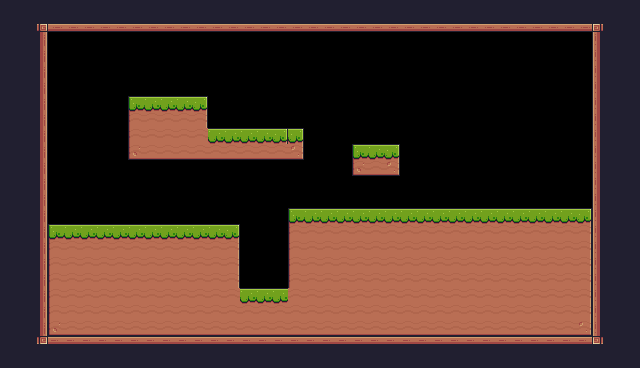

A level layout from a 2D game, rendered from its tile map. Below: a short description, then the map file with its tile-grid data intact:
An orthogonal 40x23 tile map with 16x16 px tiles, 1 tile layer (Background) and 16 objects (3x Fruit, Player, Checkpoint, Enemy).

<map version="1.10" tiledversion="1.11.2" orientation="orthogonal" renderorder="right-down" width="40" height="23" tilewidth="16" tileheight="16" infinite="0" nextlayerid="4" nextobjectid="18">
 <tileset firstgid="1" source="Pixel Adventure.tsx" />
 <layer id="1" name="Background" width="40" height="23" locked="1">
  <data encoding="csv">
112,112,112,112,112,112,112,112,112,112,112,112,112,112,112,112,112,112,112,112,112,112,112,112,112,112,112,112,112,112,112,112,112,112,112,112,112,112,112,112,
112,112,92,134,134,134,134,134,134,134,134,134,134,134,134,134,134,134,134,134,134,134,134,134,134,134,134,134,134,134,134,134,134,134,134,134,134,2147483740,112,112,
112,112,113,0,0,0,0,0,0,0,0,0,0,0,0,0,0,0,0,0,0,0,0,0,0,0,0,0,0,0,0,0,0,0,0,0,0,111,112,112,
112,112,113,0,0,0,0,0,0,0,0,0,0,0,0,0,0,0,0,0,0,0,0,0,0,0,0,0,0,0,0,0,0,0,0,0,0,111,112,112,
112,112,113,0,0,0,0,0,0,0,0,0,0,0,0,0,0,0,0,0,0,0,0,0,0,0,0,0,0,0,0,0,0,0,0,0,0,111,112,112,
112,112,113,0,0,0,0,0,0,0,0,0,0,0,0,0,0,0,0,0,0,0,0,0,0,0,0,0,0,0,0,0,0,0,0,0,0,111,112,112,
112,112,113,0,0,0,0,0,7,8,8,8,9,0,0,0,0,0,0,0,0,0,0,0,0,0,0,0,0,0,0,0,0,0,0,0,0,111,112,112,
112,112,113,0,0,0,0,0,29,30,30,30,31,0,0,0,0,0,0,0,0,0,0,0,0,0,0,0,0,0,0,0,0,0,0,0,0,111,112,112,
112,112,113,0,0,0,0,0,29,30,30,30,30,8,8,8,8,9,9,0,0,0,0,0,0,0,0,0,0,0,0,0,0,0,0,0,0,111,112,112,
112,112,113,0,0,0,0,0,51,52,52,52,52,52,52,52,52,52,53,0,0,0,7,8,9,0,0,0,0,0,0,0,0,0,0,0,0,111,112,112,
112,112,113,0,0,0,0,0,0,0,0,0,0,0,0,0,0,0,0,0,0,0,51,52,53,0,0,0,0,0,0,0,0,0,0,0,0,111,112,112,
112,112,113,0,0,0,0,0,0,0,0,0,0,0,0,0,0,0,0,0,0,0,0,0,0,0,0,0,0,0,0,0,0,0,0,0,0,111,112,112,
112,112,113,0,0,0,0,0,0,0,0,0,0,0,0,0,0,0,0,0,0,0,0,0,0,0,0,0,0,0,0,0,0,0,0,0,0,111,112,112,
112,112,113,0,0,0,0,0,0,0,0,0,0,0,0,0,0,0,7,8,8,8,8,8,8,8,8,8,8,8,8,8,8,8,8,8,9,111,112,112,
112,112,113,7,8,8,8,8,8,8,8,8,8,8,9,0,0,0,29,30,30,30,30,30,30,30,30,30,30,30,30,30,30,30,30,30,31,111,112,112,
112,112,113,29,30,30,30,30,30,30,30,30,30,30,31,0,0,0,29,30,30,30,30,30,30,30,30,30,30,30,30,30,30,30,30,30,31,111,112,112,
112,112,113,29,30,30,30,30,30,30,30,30,30,30,31,0,0,0,29,30,30,30,30,30,30,30,30,30,30,30,30,30,30,30,30,30,31,111,112,112,
112,112,113,29,30,30,30,30,30,30,30,30,30,30,31,0,0,0,29,30,30,30,30,30,30,30,30,30,30,30,30,30,30,30,30,30,31,111,112,112,
112,112,113,29,30,30,30,30,30,30,30,30,30,30,30,8,8,8,30,30,30,30,30,30,30,30,30,30,30,30,30,30,30,30,30,30,31,111,112,112,
112,112,113,29,30,30,30,30,30,30,30,30,30,30,30,30,30,30,30,30,30,30,30,30,30,30,30,30,30,30,30,30,30,30,30,30,31,111,112,112,
112,112,113,51,52,52,52,52,52,52,52,52,52,52,52,52,52,52,52,52,52,52,52,52,52,52,52,52,52,52,52,52,52,52,52,52,53,111,112,112,
112,112,1073741916,90,90,90,90,90,90,90,90,90,90,90,90,90,90,90,90,90,90,90,90,90,90,90,90,90,90,90,90,90,90,90,90,90,90,3221225564,112,112,
112,112,112,112,112,112,112,112,112,112,112,112,112,112,112,112,112,112,112,112,112,112,112,112,112,112,112,112,112,112,112,112,112,112,112,112,112,112,112,112
</data>
 </layer>
 <objectgroup id="2" name="Spawnpoints" locked="1">
  <object id="1" name="Player" type="Player" x="64" y="192" width="30.5" height="29" />
  <object id="2" name="Checkpoint" type="Checkpoint" x="544" y="144" width="64" height="64" />
  <object id="3" name="Bananas" type="Fruit" x="128" y="64" width="32" height="32" />
  <object id="4" name="Bananas" type="Fruit" x="368" y="112" width="32" height="32" />
  <object id="5" name="Bananas" type="Fruit" x="256" y="256" width="32" height="32" />
  <object id="6" name="Chicken" type="Enemy" x="224" y="96" width="32" height="32">
   <properties>
    <property name="offNeg" type="float" value="2" />
    <property name="offPos" type="float" value="4" />
   </properties>
  </object>
 </objectgroup>
 <objectgroup id="3" name="Collisions" locked="1">
  <object id="7" x="32" y="16" width="576" height="16" />
  <object id="8" x="592" y="32" width="16" height="320" />
  <object id="9" x="32" y="336" width="560" height="16" />
  <object id="10" x="32" y="32" width="16" height="304" />
  <object id="12" x="128" y="96" width="80" height="64" />
  <object id="13" x="208" y="128" width="96" height="32" />
  <object id="14" x="352" y="144" width="48" height="32" />
  <object id="15" x="48" y="224" width="192" height="112" />
  <object id="16" x="240" y="288" width="48" height="48" />
  <object id="17" x="288" y="208" width="304" height="128" />
 </objectgroup>
</map>
